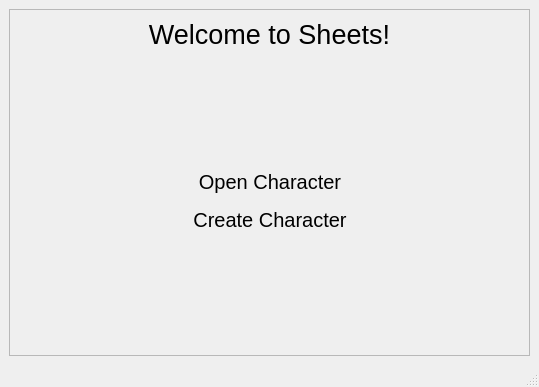
<?xml version="1.0" encoding="UTF-8"?>
<ui version="4.0">
 <class>MainWindow</class>
 <widget class="QMainWindow" name="MainWindow">
  <property name="geometry">
   <rect>
    <x>0</x>
    <y>0</y>
    <width>539</width>
    <height>387</height>
   </rect>
  </property>
  <property name="windowTitle">
   <string>Sheets</string>
  </property>
  <widget class="QWidget" name="centralwidget">
   <property name="enabled">
    <bool>true</bool>
   </property>
   <property name="layoutDirection">
    <enum>Qt::LeftToRight</enum>
   </property>
   <property name="autoFillBackground">
    <bool>false</bool>
   </property>
   <layout class="QHBoxLayout" name="horizontalLayout">
    <item>
     <widget class="QFrame" name="frame">
      <property name="frameShape">
       <enum>QFrame::StyledPanel</enum>
      </property>
      <property name="frameShadow">
       <enum>QFrame::Raised</enum>
      </property>
      <layout class="QGridLayout" name="gridLayout_2">
       <item row="0" column="0">
        <layout class="QGridLayout" name="gridLayout">
         <item row="0" column="0" colspan="3">
          <widget class="QLabel" name="label">
           <property name="font">
            <font>
             <pointsize>20</pointsize>
            </font>
           </property>
           <property name="text">
            <string>Welcome to Sheets!</string>
           </property>
           <property name="alignment">
            <set>Qt::AlignCenter</set>
           </property>
          </widget>
         </item>
         <item row="1" column="1">
          <spacer name="verticalSpacer">
           <property name="orientation">
            <enum>Qt::Vertical</enum>
           </property>
           <property name="sizeHint" stdset="0">
            <size>
             <width>20</width>
             <height>40</height>
            </size>
           </property>
          </spacer>
         </item>
         <item row="2" column="0" rowspan="2">
          <spacer name="horizontalSpacer">
           <property name="orientation">
            <enum>Qt::Horizontal</enum>
           </property>
           <property name="sizeHint" stdset="0">
            <size>
             <width>40</width>
             <height>20</height>
            </size>
           </property>
          </spacer>
         </item>
         <item row="2" column="1">
          <widget class="QPushButton" name="pushButton">
           <property name="font">
            <font>
             <pointsize>15</pointsize>
            </font>
           </property>
           <property name="text">
            <string>Open Character</string>
           </property>
           <property name="flat">
            <bool>true</bool>
           </property>
          </widget>
         </item>
         <item row="2" column="2" rowspan="2">
          <spacer name="horizontalSpacer_2">
           <property name="orientation">
            <enum>Qt::Horizontal</enum>
           </property>
           <property name="sizeHint" stdset="0">
            <size>
             <width>40</width>
             <height>20</height>
            </size>
           </property>
          </spacer>
         </item>
         <item row="3" column="1">
          <widget class="QPushButton" name="pushButton_2">
           <property name="font">
            <font>
             <pointsize>15</pointsize>
            </font>
           </property>
           <property name="text">
            <string>Create Character</string>
           </property>
           <property name="flat">
            <bool>true</bool>
           </property>
          </widget>
         </item>
         <item row="4" column="1">
          <spacer name="verticalSpacer_2">
           <property name="orientation">
            <enum>Qt::Vertical</enum>
           </property>
           <property name="sizeHint" stdset="0">
            <size>
             <width>20</width>
             <height>68</height>
            </size>
           </property>
          </spacer>
         </item>
        </layout>
       </item>
      </layout>
     </widget>
    </item>
   </layout>
  </widget>
  <widget class="QMenuBar" name="menubar">
   <property name="geometry">
    <rect>
     <x>0</x>
     <y>0</y>
     <width>539</width>
     <height>30</height>
    </rect>
   </property>
  </widget>
  <widget class="QStatusBar" name="statusbar"/>
 </widget>
 <resources/>
 <connections/>
</ui>
